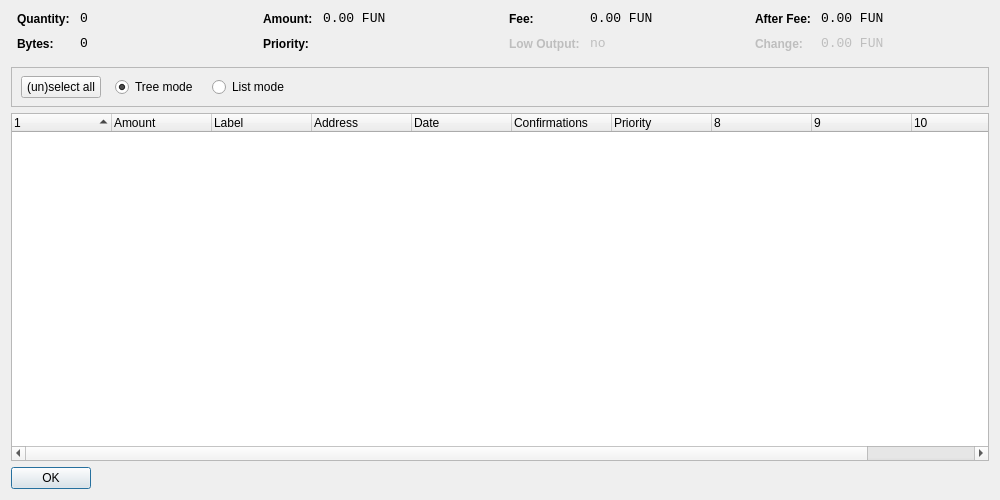
<?xml version="1.0" encoding="UTF-8"?>
<ui version="4.0">
 <class>CoinControlDialog</class>
 <widget class="QDialog" name="CoinControlDialog">
  <property name="geometry">
   <rect>
    <x>0</x>
    <y>0</y>
    <width>1000</width>
    <height>500</height>
   </rect>
  </property>
  <property name="windowTitle">
   <string>Coin Control</string>
  </property>
  <layout class="QVBoxLayout" name="verticalLayout">
   <item>
    <layout class="QHBoxLayout" name="horizontalLayoutTop" stretch="0,0,0,0">
     <property name="topMargin">
      <number>0</number>
     </property>
     <property name="bottomMargin">
      <number>10</number>
     </property>
     <item>
      <layout class="QFormLayout" name="formLayoutCoinControl1">
       <property name="horizontalSpacing">
        <number>10</number>
       </property>
       <property name="verticalSpacing">
        <number>10</number>
       </property>
       <property name="leftMargin">
        <number>6</number>
       </property>
       <property name="rightMargin">
        <number>6</number>
       </property>
       <item row="0" column="0">
        <widget class="QLabel" name="labelCoinControlQuantityText">
         <property name="styleSheet">
          <string notr="true">font-weight:bold;</string>
         </property>
         <property name="text">
          <string>Quantity:</string>
         </property>
        </widget>
       </item>
       <item row="0" column="1">
        <widget class="QLabel" name="labelCoinControlQuantity">
         <property name="font">
          <font>
           <family>Monospace</family>
           <pointsize>10</pointsize>
          </font>
         </property>
         <property name="cursor">
          <cursorShape>IBeamCursor</cursorShape>
         </property>
         <property name="contextMenuPolicy">
          <enum>Qt::ActionsContextMenu</enum>
         </property>
         <property name="text">
          <string notr="true">0</string>
         </property>
         <property name="textInteractionFlags">
          <set>Qt::LinksAccessibleByMouse|Qt::TextSelectableByKeyboard|Qt::TextSelectableByMouse</set>
         </property>
        </widget>
       </item>
       <item row="1" column="0">
        <widget class="QLabel" name="labelCoinControlBytesText">
         <property name="styleSheet">
          <string notr="true">font-weight:bold;</string>
         </property>
         <property name="text">
          <string>Bytes:</string>
         </property>
        </widget>
       </item>
       <item row="1" column="1">
        <widget class="QLabel" name="labelCoinControlBytes">
         <property name="font">
          <font>
           <family>Monospace</family>
           <pointsize>10</pointsize>
          </font>
         </property>
         <property name="cursor">
          <cursorShape>IBeamCursor</cursorShape>
         </property>
         <property name="contextMenuPolicy">
          <enum>Qt::ActionsContextMenu</enum>
         </property>
         <property name="text">
          <string notr="true">0</string>
         </property>
         <property name="textInteractionFlags">
          <set>Qt::LinksAccessibleByMouse|Qt::TextSelectableByKeyboard|Qt::TextSelectableByMouse</set>
         </property>
        </widget>
       </item>
      </layout>
     </item>
     <item>
      <layout class="QFormLayout" name="formLayoutCoinControl2">
       <property name="horizontalSpacing">
        <number>10</number>
       </property>
       <property name="verticalSpacing">
        <number>10</number>
       </property>
       <property name="leftMargin">
        <number>6</number>
       </property>
       <property name="rightMargin">
        <number>6</number>
       </property>
       <item row="0" column="0">
        <widget class="QLabel" name="labelCoinControlAmountText">
         <property name="styleSheet">
          <string notr="true">font-weight:bold;</string>
         </property>
         <property name="text">
          <string>Amount:</string>
         </property>
        </widget>
       </item>
       <item row="0" column="1">
        <widget class="QLabel" name="labelCoinControlAmount">
         <property name="font">
          <font>
           <family>Monospace</family>
           <pointsize>10</pointsize>
          </font>
         </property>
         <property name="cursor">
          <cursorShape>IBeamCursor</cursorShape>
         </property>
         <property name="contextMenuPolicy">
          <enum>Qt::ActionsContextMenu</enum>
         </property>
         <property name="text">
          <string notr="true">0.00 FUN</string>
         </property>
         <property name="textInteractionFlags">
          <set>Qt::LinksAccessibleByMouse|Qt::TextSelectableByKeyboard|Qt::TextSelectableByMouse</set>
         </property>
        </widget>
       </item>
       <item row="1" column="0">
        <widget class="QLabel" name="labelCoinControlPriorityText">
         <property name="styleSheet">
          <string notr="true">font-weight:bold;</string>
         </property>
         <property name="text">
          <string>Priority:</string>
         </property>
        </widget>
       </item>
       <item row="1" column="1">
        <widget class="QLabel" name="labelCoinControlPriority">
         <property name="font">
          <font>
           <family>Monospace</family>
           <pointsize>10</pointsize>
          </font>
         </property>
         <property name="cursor">
          <cursorShape>IBeamCursor</cursorShape>
         </property>
         <property name="contextMenuPolicy">
          <enum>Qt::ActionsContextMenu</enum>
         </property>
         <property name="text">
          <string/>
         </property>
         <property name="textInteractionFlags">
          <set>Qt::LinksAccessibleByMouse|Qt::TextSelectableByKeyboard|Qt::TextSelectableByMouse</set>
         </property>
        </widget>
       </item>
      </layout>
     </item>
     <item>
      <layout class="QFormLayout" name="formLayoutCoinControl3">
       <property name="horizontalSpacing">
        <number>10</number>
       </property>
       <property name="verticalSpacing">
        <number>10</number>
       </property>
       <property name="leftMargin">
        <number>6</number>
       </property>
       <property name="rightMargin">
        <number>6</number>
       </property>
       <item row="0" column="0">
        <widget class="QLabel" name="labelCoinControlFeeText">
         <property name="styleSheet">
          <string notr="true">font-weight:bold;</string>
         </property>
         <property name="text">
          <string>Fee:</string>
         </property>
        </widget>
       </item>
       <item row="0" column="1">
        <widget class="QLabel" name="labelCoinControlFee">
         <property name="font">
          <font>
           <family>Monospace</family>
           <pointsize>10</pointsize>
          </font>
         </property>
         <property name="cursor">
          <cursorShape>IBeamCursor</cursorShape>
         </property>
         <property name="contextMenuPolicy">
          <enum>Qt::ActionsContextMenu</enum>
         </property>
         <property name="text">
          <string notr="true">0.00 FUN</string>
         </property>
         <property name="textInteractionFlags">
          <set>Qt::LinksAccessibleByMouse|Qt::TextSelectableByKeyboard|Qt::TextSelectableByMouse</set>
         </property>
        </widget>
       </item>
       <item row="1" column="0">
        <widget class="QLabel" name="labelCoinControlLowOutputText">
         <property name="enabled">
          <bool>false</bool>
         </property>
         <property name="styleSheet">
          <string notr="true">font-weight:bold;</string>
         </property>
         <property name="text">
          <string>Low Output:</string>
         </property>
        </widget>
       </item>
       <item row="1" column="1">
        <widget class="QLabel" name="labelCoinControlLowOutput">
         <property name="enabled">
          <bool>false</bool>
         </property>
         <property name="font">
          <font>
           <family>Monospace</family>
           <pointsize>10</pointsize>
          </font>
         </property>
         <property name="cursor">
          <cursorShape>IBeamCursor</cursorShape>
         </property>
         <property name="contextMenuPolicy">
          <enum>Qt::ActionsContextMenu</enum>
         </property>
         <property name="text">
          <string notr="true">no</string>
         </property>
         <property name="textInteractionFlags">
          <set>Qt::LinksAccessibleByMouse|Qt::TextSelectableByKeyboard|Qt::TextSelectableByMouse</set>
         </property>
        </widget>
       </item>
      </layout>
     </item>
     <item>
      <layout class="QFormLayout" name="formLayoutCoinControl4">
       <property name="horizontalSpacing">
        <number>10</number>
       </property>
       <property name="verticalSpacing">
        <number>10</number>
       </property>
       <property name="leftMargin">
        <number>6</number>
       </property>
       <property name="rightMargin">
        <number>6</number>
       </property>
       <item row="0" column="0">
        <widget class="QLabel" name="labelCoinControlAfterFeeText">
         <property name="styleSheet">
          <string notr="true">font-weight:bold;</string>
         </property>
         <property name="text">
          <string>After Fee:</string>
         </property>
        </widget>
       </item>
       <item row="0" column="1">
        <widget class="QLabel" name="labelCoinControlAfterFee">
         <property name="font">
          <font>
           <family>Monospace</family>
           <pointsize>10</pointsize>
          </font>
         </property>
         <property name="cursor">
          <cursorShape>IBeamCursor</cursorShape>
         </property>
         <property name="contextMenuPolicy">
          <enum>Qt::ActionsContextMenu</enum>
         </property>
         <property name="text">
          <string notr="true">0.00 FUN</string>
         </property>
         <property name="textInteractionFlags">
          <set>Qt::LinksAccessibleByMouse|Qt::TextSelectableByKeyboard|Qt::TextSelectableByMouse</set>
         </property>
        </widget>
       </item>
       <item row="1" column="0">
        <widget class="QLabel" name="labelCoinControlChangeText">
         <property name="enabled">
          <bool>false</bool>
         </property>
         <property name="styleSheet">
          <string notr="true">font-weight:bold;</string>
         </property>
         <property name="text">
          <string>Change:</string>
         </property>
        </widget>
       </item>
       <item row="1" column="1">
        <widget class="QLabel" name="labelCoinControlChange">
         <property name="enabled">
          <bool>false</bool>
         </property>
         <property name="font">
          <font>
           <family>Monospace</family>
           <pointsize>10</pointsize>
          </font>
         </property>
         <property name="cursor">
          <cursorShape>IBeamCursor</cursorShape>
         </property>
         <property name="contextMenuPolicy">
          <enum>Qt::ActionsContextMenu</enum>
         </property>
         <property name="text">
          <string notr="true">0.00 FUN</string>
         </property>
         <property name="textInteractionFlags">
          <set>Qt::LinksAccessibleByMouse|Qt::TextSelectableByKeyboard|Qt::TextSelectableByMouse</set>
         </property>
        </widget>
       </item>
      </layout>
     </item>
    </layout>
   </item>
   <item>
    <widget class="QFrame" name="frame">
     <property name="minimumSize">
      <size>
       <width>0</width>
       <height>40</height>
      </size>
     </property>
     <property name="frameShape">
      <enum>QFrame::StyledPanel</enum>
     </property>
     <property name="frameShadow">
      <enum>QFrame::Sunken</enum>
     </property>
     <widget class="QWidget" name="horizontalLayoutWidget">
      <property name="geometry">
       <rect>
        <x>10</x>
        <y>0</y>
        <width>781</width>
        <height>41</height>
       </rect>
      </property>
      <layout class="QHBoxLayout" name="horizontalLayoutPanel" stretch="0,0,0,0,0">
       <property name="spacing">
        <number>14</number>
       </property>
       <item>
        <widget class="QPushButton" name="pushButtonSelectAll">
         <property name="sizePolicy">
          <sizepolicy hsizetype="Maximum" vsizetype="Fixed">
           <horstretch>0</horstretch>
           <verstretch>0</verstretch>
          </sizepolicy>
         </property>
         <property name="text">
          <string>(un)select all</string>
         </property>
        </widget>
       </item>
       <item>
        <widget class="QRadioButton" name="radioTreeMode">
         <property name="sizePolicy">
          <sizepolicy hsizetype="Maximum" vsizetype="Fixed">
           <horstretch>0</horstretch>
           <verstretch>0</verstretch>
          </sizepolicy>
         </property>
         <property name="text">
          <string>Tree mode</string>
         </property>
         <property name="checked">
          <bool>true</bool>
         </property>
        </widget>
       </item>
       <item>
        <widget class="QRadioButton" name="radioListMode">
         <property name="sizePolicy">
          <sizepolicy hsizetype="Maximum" vsizetype="Fixed">
           <horstretch>0</horstretch>
           <verstretch>0</verstretch>
          </sizepolicy>
         </property>
         <property name="text">
          <string>List mode</string>
         </property>
        </widget>
       </item>
       <item>
        <spacer name="horizontalSpacer">
         <property name="orientation">
          <enum>Qt::Horizontal</enum>
         </property>
         <property name="sizeHint" stdset="0">
          <size>
           <width>40</width>
           <height>20</height>
          </size>
         </property>
        </spacer>
       </item>
      </layout>
     </widget>
    </widget>
   </item>
   <item>
    <widget class="CoinControlTreeWidget" name="treeWidget">
     <property name="contextMenuPolicy">
      <enum>Qt::CustomContextMenu</enum>
     </property>
     <property name="sortingEnabled">
      <bool>false</bool>
     </property>
     <property name="columnCount">
      <number>11</number>
     </property>
     <attribute name="headerShowSortIndicator" stdset="0">
      <bool>true</bool>
     </attribute>
     <attribute name="headerStretchLastSection">
      <bool>false</bool>
     </attribute>
     <column>
      <property name="text">
       <string/>
      </property>
     </column>
     <column>
      <property name="text">
       <string>Amount</string>
      </property>
     </column>
     <column>
      <property name="text">
       <string>Label</string>
      </property>
     </column>
     <column>
      <property name="text">
       <string>Address</string>
      </property>
     </column>
     <column>
      <property name="text">
       <string>Date</string>
      </property>
     </column>
     <column>
      <property name="text">
       <string>Confirmations</string>
      </property>
      <property name="toolTip">
       <string>Confirmed</string>
      </property>
     </column>
     <column>
      <property name="text">
       <string>Priority</string>
      </property>
     </column>
     <column>
      <property name="text">
       <string/>
      </property>
     </column>
     <column>
      <property name="text">
       <string/>
      </property>
     </column>
     <column>
      <property name="text">
       <string/>
      </property>
     </column>
     <column>
      <property name="text">
       <string/>
      </property>
     </column>
    </widget>
   </item>
   <item>
    <widget class="QDialogButtonBox" name="buttonBox">
     <property name="sizePolicy">
      <sizepolicy hsizetype="Maximum" vsizetype="Fixed">
       <horstretch>0</horstretch>
       <verstretch>0</verstretch>
      </sizepolicy>
     </property>
     <property name="orientation">
      <enum>Qt::Horizontal</enum>
     </property>
     <property name="standardButtons">
      <set>QDialogButtonBox::Ok</set>
     </property>
    </widget>
   </item>
  </layout>
 </widget>
 <customwidgets>
  <customwidget>
   <class>CoinControlTreeWidget</class>
   <extends>QTreeWidget</extends>
   <header>coincontroltreewidget.h</header>
  </customwidget>
 </customwidgets>
 <resources/>
 <connections/>
</ui>
